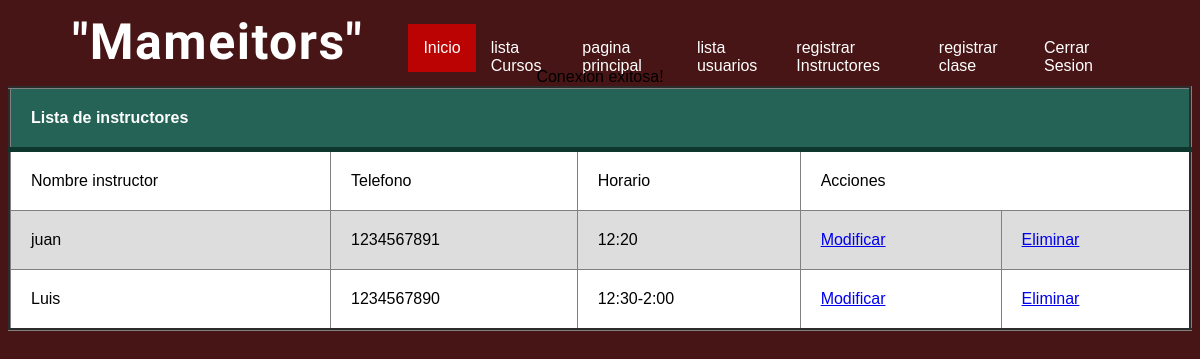
Screenshot of /proye/app/proyecto/Gimnasio/listaInstructores.php (signed in) with the database file from the repository.
### tables this page shows
CREATE TABLE `instructor` (
  `nombre_instructor` varchar(50) NOT NULL,
  `telefono` int(10) NOT NULL,
  `horario` varchar(10) NOT NULL
);

### proye/app/proyecto/Gimnasio/listaInstructores.php (the view, shortened to what this page needs)
<DOCTYPE html>
<html>
<head>
	<link = rel="stylesheet" href="css/estilos_listaUsuarios.css">
</head>
<body>
<header class="header">
            <div class="contenedor">
                <h1 class="logo">"Mameitors"</h1>
                    <nav class="nav" id ="nav">
                        <ul class="menu">
                            <li class="menu_item"><a href="../paginaPrincipal/principal.php" class="menu_link select">Inicio</a></li>
                            <li class="menu_item"><a href="../Gimnasio/listaClases.php" class="menu_link">lista Cursos</a></li>
                            <li class="menu_item"><a href="../paginaAdministracion/admin.php" class="menu_link">pagina principal</a></li>
                            <li class="menu_item"><a href="../Gimnasio/listaUsuarios.php" class="menu_link">lista usuarios</a></li>
                            <li class="menu_item"><a href="../Gimnasio/registroInstructores.php" class="menu_link">registrar Instructores</a></li>
                            <li class="menu_item"><a href="../Gimnasio/registroClases.php" class="menu_link">registrar clase</a></li>
                            <li class="menu_item"><a href="../Gimnasio/cerrar sesion.php" class="menu_link">Cerrar Sesion</a></li>
                        </ul>
                    </nav>
            </div>
        </header>
	<center>
		<table border = "3">
			<thead>
				<tr>
					<th colspan = "5">Lista de instructores</th>
				</tr>
			</thead>
			<tbody>
				<tr>
					<td>Nombre instructor</td>
					<td>Telefono</td>
					<td>Horario</td>
					<td colspan="2">Acciones</td>
				</tr>
			<?php
				include("database.php");
				$query="SELECT * FROM instructor";
				$resultado= $conexion->query($query);
				while($row=$resultado->fetch_assoc()){
			?>
				<tr>
					<td><?php echo $row['nombre_instructor']?></td>
					<td><?php echo $row['telefono']?></td>
					<td><?php echo $row['horario']?></td>
					<td><a href="modificarInstructores.php?nombre_instructor=<?php echo $row['nombre_instructor']; ?>">Modificar</a></td>
					<td><a href="eliminarInstructor.php?nombre_instructor=<?php echo $row['nombre_instructor']; ?>">Eliminar</a></td>
				</tr>
			<?php
				}
			?>
			</tbody>
		</table>
	</center>
</body>
</html>

### proye/app/proyecto/Gimnasio/css/estilos_listaUsuarios.css (style rules this page uses)
* { box-sizing: border-box; }
h1, h2, h3, h4, h5, h6 { font-family: 'Yanone Kaffeesatz', sans-serif; letter-spacing: 1.5px; }
body { background-color: #471515; font-family: Arial; }
.header { height: 60px; }
.header .contenedor { display: flex; justify-content: space-between; }
.logo, .icon-menu { color: white; margin: 5px; }
nav { position: absolute; top: 60px; left: -100%; width: 100%; transition: all 0.4s ; }
.menu_item { list-style: none; }
.menu_link { display: block; padding: 15px; background: rgba(192, 3, 3, 0.959); text-decoration: none; color: rgb(255, 255, 255); }
.select { background: rgb(0, 0, 0); color: white; }
table { background-color: white; text-align: left; border-collapse: collapse; width: 100%; }
th, td { padding: 20px; }
thead { background-color: #246355; border-bottom: solid 5px #0F362D; color: white; }
tr:nth-child(even) { background-color: #ddd; }
.contenedor { margin: auto; width: 90%; }
@media (min-width:480px) { .logo { font-size: 40px; } }
@media (min-width: 1024px) { .nav { position: static; width: auto; } }
@media (min-width: 1024px) { .menu { display: flex; } }
@media (min-width: 1024px) { .menu_link { background: none; } }
@media (min-width: 1024px) { .select { background: rgba(192, 3, 3, 0.959); } }
@media (min-width: 1024px) { .logo { font-size: 50px; } }

### rows the page displays
instructor: nombre_instructor "juan", telefono "1234567891", horario "12:20"
instructor: nombre_instructor "Luis", telefono "1234567890", horario "12:30-2:00"
